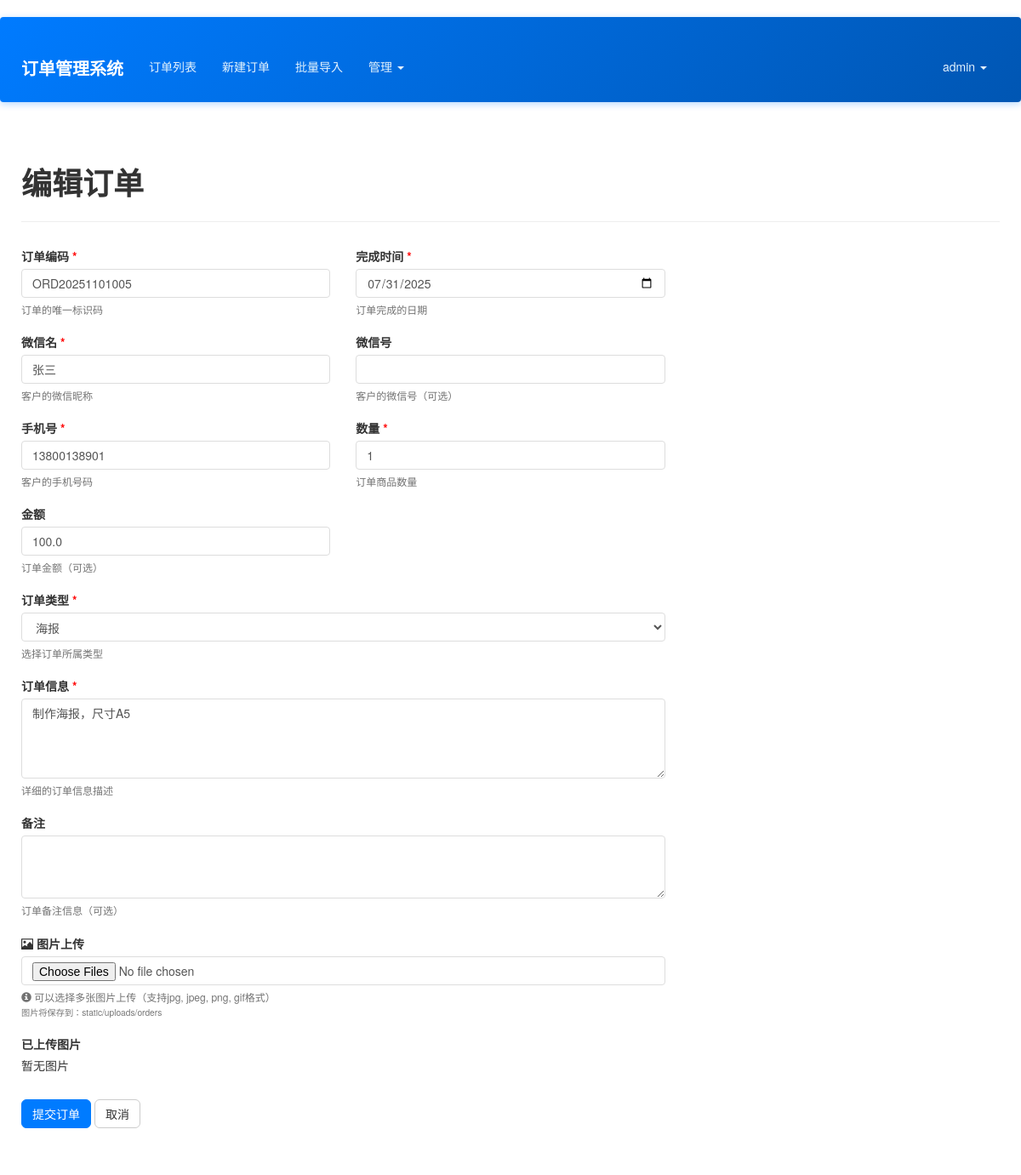
Page /order/edit/6 (signed in) on the earlier database version.
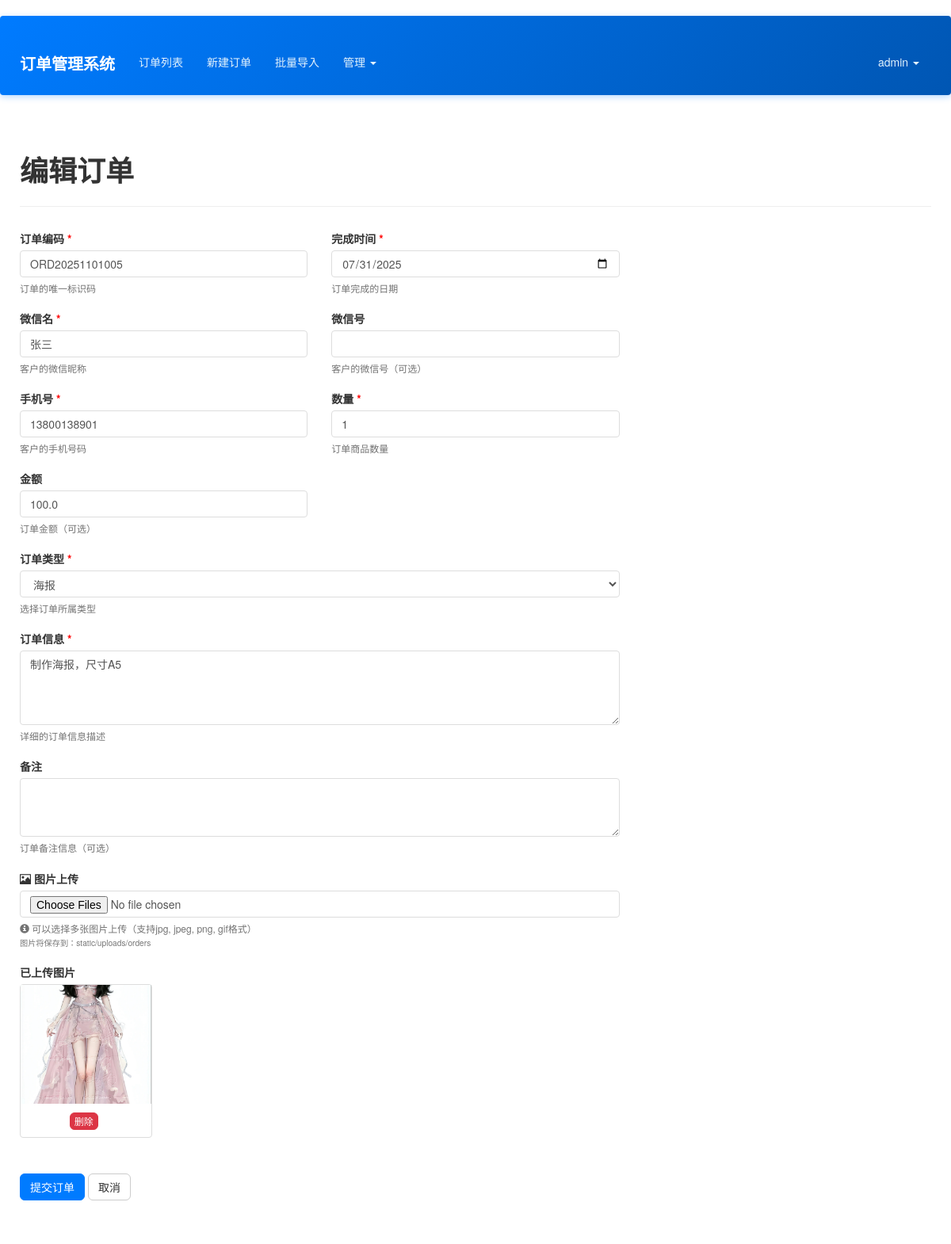
Same page on the later database version.
### app/models.py (models this page shows)
class OrderImage(db.Model):
    __tablename__ = 'order_images'
    id = db.Column(db.Integer, primary_key=True)
    order_id = db.Column(db.Integer, db.ForeignKey('orders.id'))
    image_path = db.Column(db.String(256))
    upload_time = db.Column(db.DateTime, default=datetime.utcnow)

### app/main/views.py (the view, shortened to what this page needs)
@main.route('/order/edit/<int:id>', methods=['GET', 'POST'])
@login_required
def edit_order(id):
    order = Order.query.get_or_404(id)
    if not current_user.can(Permission.VIEW_ALL) and order.user_id != current_user.id:
        abort(403)
    form = OrderForm(obj=order)
    form.order = order  # 设置当前订单对象，用于验证时排除自身
    form.order_type_id.choices = [(t.id, t.name) for t in OrderType.query.filter_by(is_active=True).all()]
    return render_template('main/edit_order.html', form=form, order=order)

### app/context_processors.py (called while the page is built)
def inject_permissions():
    return dict(Permission=Permission)

### app/models.py (called while the page is built)
@login_manager.user_loader
def load_user(user_id):
    return User.query.get(int(user_id))

    def has_permission(self, perm):
        return self.permissions & perm == perm

    def can(self, perm):
        return self.role is not None and self.role.has_permission(perm)

### app/templates/main/edit_order.html (shortened to what the changed rows need)
{% extends "base.html" %}
{% import "bootstrap/wtf.html" as wtf %}
{% block page_content %}
<div class="page-header">
    <h1>{% if order %}编辑订单{% else %}新建订单{% endif %}</h1>
</div>
<div class="row">
    <div class="col-md-8">
        <form method="post" enctype="multipart/form-data" class="form" role="form">
            {% if order %}
            <div class="form-group">
                <div class="row">
                    {% for image in order.images %}
                    <div class="col-md-3 image-container" id="image-{{ image.id }}">
                        <div class="thumbnail">
                            <img src="{{ url_for('main.uploaded_file', filename=image.image_path) }}" alt="订单图片" class="img-responsive">
                            <div class="caption text-center">
                                <button type="button" class="btn btn-danger btn-xs delete-image" data-id="{{ image.id }}">删除</button>
                            </div>
                        </div>
                    </div>
                    {% else %}
                    <div class="col-md-12">
                        <p>暂无图片</p>
                    </div>
                    {% endfor %}
                </div>
            </div>
            {% endif %}
        </form>
    </div>
</div>
{% endblock %}

Differences in the rows shown:
added OrderImage: image_path (picture)
Other differences:
text no longer shown: "暂无图片"
